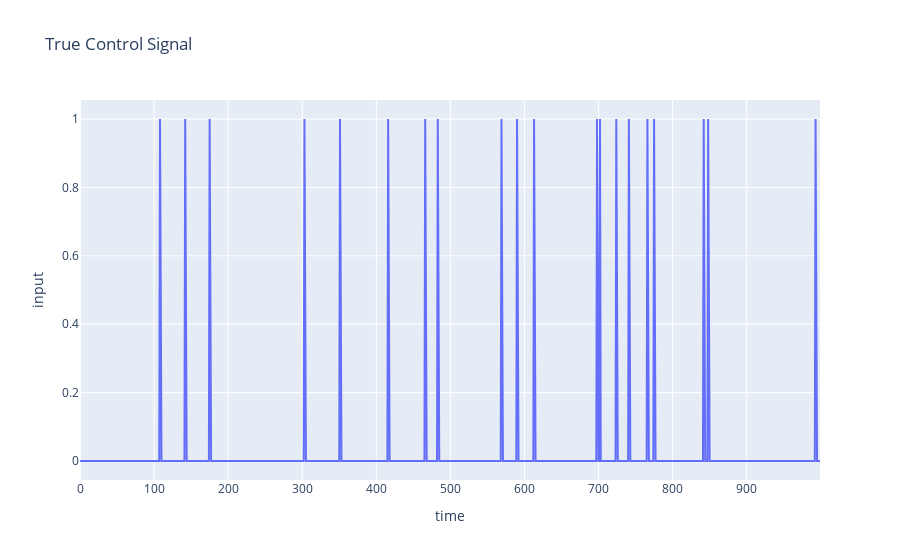

Notebook code cell kept with this figure:
### Code cell
controls = dyns.u_[:,:1]
px.line(controls, title='True Control Signal').update_layout(xaxis_title='time', yaxis_title='input', legend_title='control signal', showlegend=False).show()

### Figure 1 — Plotly figure (JSON) as saved in the notebook; plotly's stock layout.template omitted (floating-point values rounded to 4 significant figures; data arrays with more than 128 entries replaced by an {"elided": "..."} marker saying what was removed)
{"data": [{"hovertemplate": "variable=0<br>index=%{x}<br>value=%{y}<extra></extra>", "legendgroup": "0", "line": {"color": "#636efa", "dash": "solid"}, "marker": {"symbol": "circle"}, "mode": "lines", "name": "0", "orientation": "v", "showlegend": true, "type": "scatter", "x": {"elided": "1000 int values"}, "xaxis": "x", "y": {"elided": "1000 int values"}, "yaxis": "y"}], "layout": {"legend": {"title": {"text": "control signal"}, "tracegroupgap": 0}, "showlegend": false, "title": {"text": "True Control Signal"}, "xaxis": {"anchor": "y", "domain": [0, 1], "title": {"text": "time"}}, "yaxis": {"anchor": "x", "domain": [0, 1], "title": {"text": "input"}}}}
